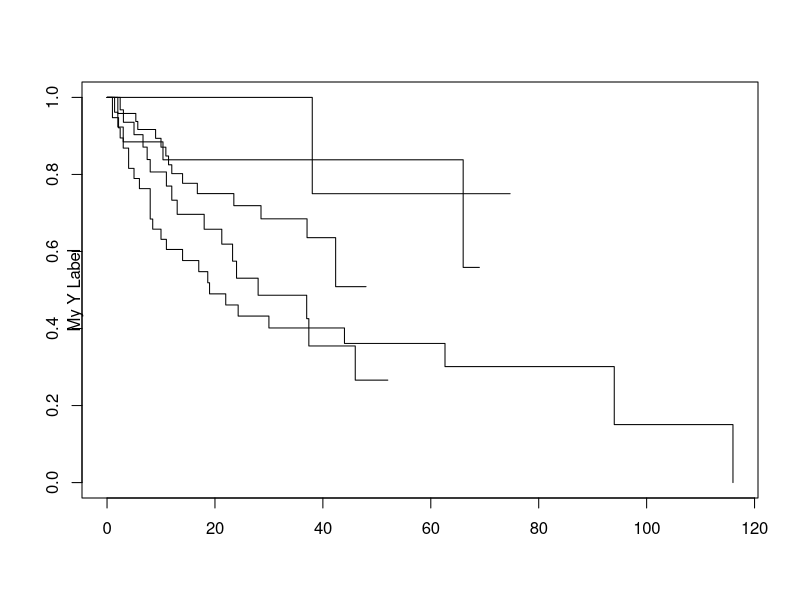
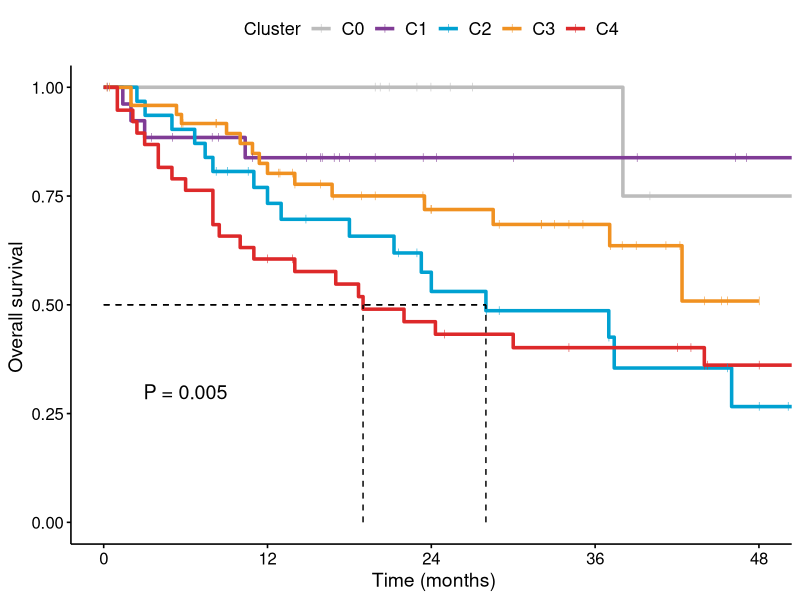
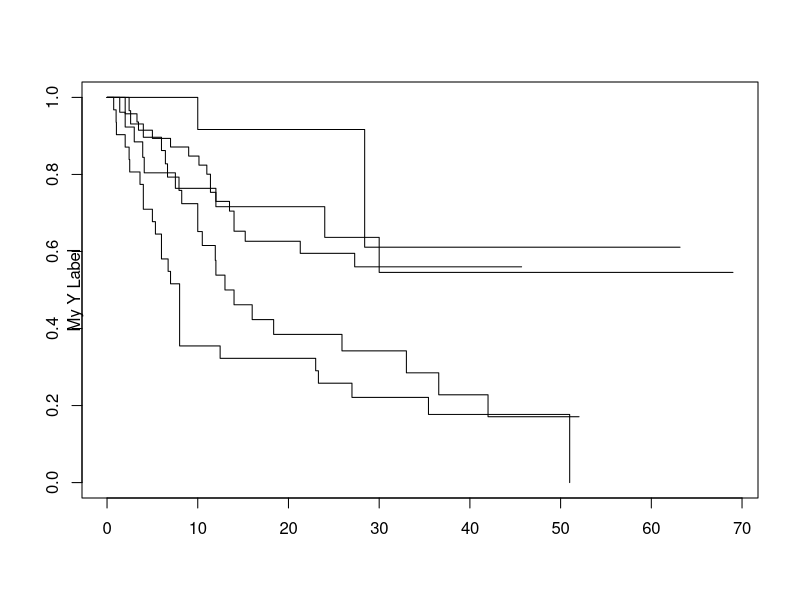
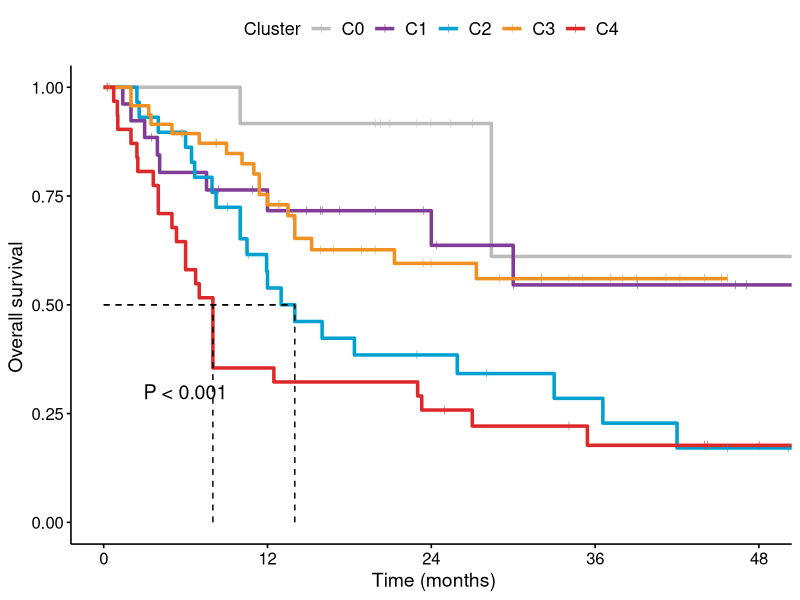

These charts were generated, in order, by the following R code:
##survival analysis
library("survival")
library("survminer")
library(readxl)

cdata <- read_xlsx("cluster_survival.xlsx")
#OS of all NKTCL patients from different molecular subtyping clusters
fit <- survfit(Surv(OS,dead) ~cluster,data=cdata)
plot(fit)
p2 <- ggsurvplot(fit, data = cdata,
                 surv.median.line = "hv",lwd=1.2, 
                 palette=c("#bcbcbc","#803c96","#00a1d1","#f09121","#dd292a"),#"#bcbcbc","#803c96","#00a1d1","#f09121","#dd292a"
                 legend.labs=c( "C0","C1","C2","C3","C4"), 
                 legend.title="Cluster",
                 ylab="Overall survival ",xlab = " Time (months)", 
                 censor.shape = 124,censor.size = 2,
                 break.x.by = 12,
                 font.legend=13,
                 xlim = c(0,48),
                 font.x=14,
                 font.y=14,
                 risk.table = F,tables.height = 0.23,
                 tables.theme = theme_cleantable(),
                 #ggtheme = theme_bw(),
                 mtext("My Y Label", side = 2, line = -0.1))

survdiff(Surv(OS,dead) ~ cluster, data = cdata)
p2$plot = p2$plot +  ggplot2::annotate("text",x = 6, y = 0.30,
                                       label = paste("P = 0.005"),size=5)  
p2

#PFS of all NKTCL patients from different molecular subtyping clusters
fit <- survfit(Surv(PFS,relapsed) ~cluster,data=cdata)
plot(fit)
p2 <- ggsurvplot(fit, data = cdata,
                 surv.median.line = "hv",lwd=1.2, 
                 palette=c("#bcbcbc","#803c96","#00a1d1","#f09121","#dd292a"),#"#bcbcbc","#803c96","#00a1d1","#f09121","#dd292a"
                 legend.labs=c( "C0","C1","C2","C3","C4"), 
                 legend.title="Cluster",
                 ylab="Overall survival ",xlab = " Time (months)", 
                 censor.shape = 124,censor.size = 2,
                 break.x.by = 12,
                 font.legend=13,
                 xlim = c(0,48),
                 font.x=14,
                 font.y=14,
                 risk.table = F,tables.height = 0.23,
                 tables.theme = theme_cleantable(),
                 #ggtheme = theme_bw(),
                 mtext("My Y Label", side = 2, line = -0.1))

survdiff(Surv(PFS,relapsed) ~ cluster, data = cdata)
p2$plot = p2$plot +  ggplot2::annotate("text",x = 6, y = 0.30,
                                       label = paste("P < 0.001"),size=5)  
p2
